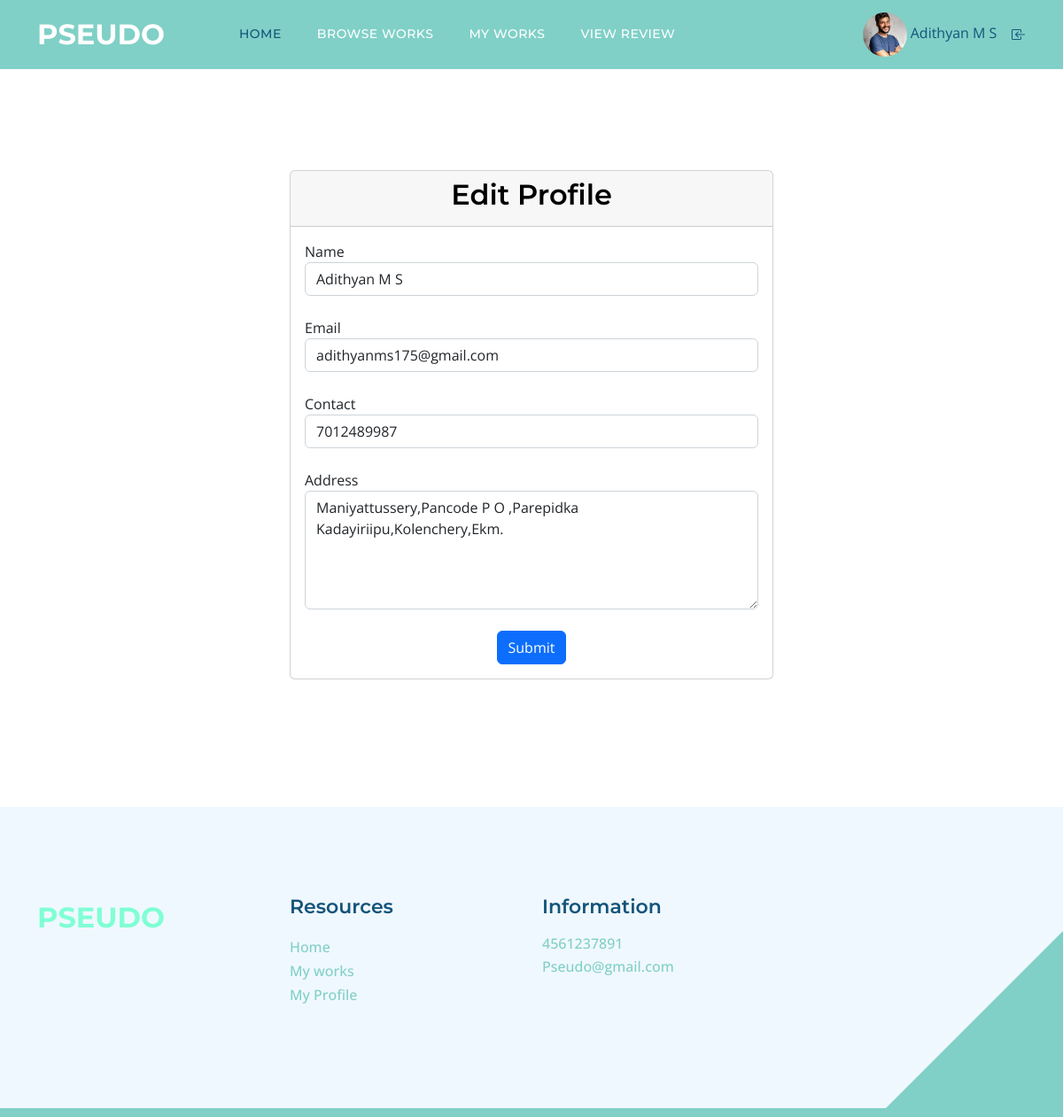
The app's page /Freelan/FEdit_profile.php (signed in) with its own data.
### tables this page shows
CREATE TABLE `tbl_freelan` (
  `freelan_id` int(11) NOT NULL,
  `freelan_name` varchar(50) NOT NULL,
  `freelan_email` varchar(50) NOT NULL,
  `place_id` int(11) NOT NULL,
  `freelan_address` varchar(200) NOT NULL,
  `freelan_photo` varchar(50) NOT NULL,
  `freelan_proof` varchar(50) NOT NULL,
  `freelan_password` varchar(50) NOT NULL,
  `freelan_dob` varchar(20) NOT NULL,
  `freelan_contact` varchar(20) NOT NULL,
  `freelan_status` int(11) NOT NULL,
  `freelan_gender` varchar(50) NOT NULL
);

### Freelan/FEdit_profile.php (the view, shortened to what this page needs)
<?php
include('Header.php');
?>
<!DOCTYPE html>
<html xmlns="http://www.w3.org/1999/xhtml">
<head>
</head>
<body>
<div class="container mt-5">
    <div class="row justify-content-center">
        <div class="col-md-6">
            <div class="card">
                <div class="card-header text-center">
                    <h3>Edit Profile</h3>
                </div>
                <div class="card-body">
                    <?php
                    $selqry = "SELECT * FROM tbl_freelan WHERE freelan_id=" . $_SESSION['fid'];
                    $freelan = $con->query($selqry);
                    $data = $freelan->fetch_assoc();
                    ?>
                    <form id="form1" name="form1" method="post" action="">
                        <div class="form-group">
                            <label for="txt_name">Name</label>
                            <input type="text" name="txt_name" pattern="[A-Z][a-zA-Z ]{1,}" value="<?php echo $data['freelan_name']; ?>" id="txt_name" class="form-control" />
                        </div>
                        <br>
                        <div class="form-group">
                            <label for="txt_email">Email</label>
                            <input type="email" name="txt_email"onChange="emailCheck(this.value)" value="<?php echo $data['freelan_email']; ?>" id="txt_email" class="form-control" />
                        </div>
                        <br>
                        <div class="form-group">
                            <label for="txt_contact">Contact</label>
                            <input type="text" name="txt_contact" value="<?php echo $data['freelan_contact']; ?>" id="txt_contact"  class="form-control" />
                        </div>
                        <br>
                        <div class="form-group">
                            <label for="txt_address">Address</label>
                            <textarea name="txt_address" id="txt_address" cols="45" rows="5" class="form-control"><?php echo $data['freelan_address']; ?></textarea>
                        </div>
                        <br>
                        <div class="text-center">
                            <button type="submit" name="btn_submit" id="btn_submit" class="btn btn-primary">Submit</button>
                        </div>
                    </form>
                </div>
            </div>
        </div>
    </div>
</div>
</body>
<?php
include('Footer.php');
?>
</html>

### Asset/Templates/Main/css/templatemo-topic-listing.css (style rules this page uses)
:root { --white-color: #ffffff; --primary-color: #13547a; --secondary-color: #80d0c7; --section-bg-color: #f0f8ff; --custom-btn-bg-color: #80d0c7; --custom-btn-bg-hover-color: #13547a; --dark-color: #000000; --p-color: #717275; --border-color: #7fffd4; --link-hover-color: #13547a; --body-font-family: 'Open Sans', sans-serif; --title-font-family: 'Montserrat', sans-serif; --h1-font-size: 58px; --h2-font-size: 46px; --h3-font-size: 32px; --h4-font-size: 28px; --h5-font-size: 24px; --h6-font-size: 22px; --p-font-size: 20px; --menu-font-size: 14px; --btn-font-size: 18px; --copyright-font-size: 16px; --border-radius-large: 100px; --border-radius-medium: 20px; --border-radius-small: 10px; --font-weight-normal: 400; --font-weight-medium: 500; --font-weight-semibold: 600; --font-weight-bold: 700; }
body { background-color: var(--white-color); font-family: var(--body-font-family); }
h2, h3, h4, h5, h6 { color: var(--dark-color); }
h1, h2, h3, h4, h5, h6 { font-family: var(--title-font-family); font-weight: var(--font-weight-semibold); }
h3 { font-size: var(--h3-font-size); }
a, button { touch-action: manipulation; transition: all 0.3s; }

### records on screen
tbl_freelan: txt_name "Adithyan M S", txt_email "adithyanms175@gmail.com", txt_contact "7012489987", txt_address "Maniyattussery,Pancode P O ,Parepidka Kadayiriipu,Kolenchery,Ekm."

### other values on screen
$_SESSION['FName'] "Adithyan M S"
